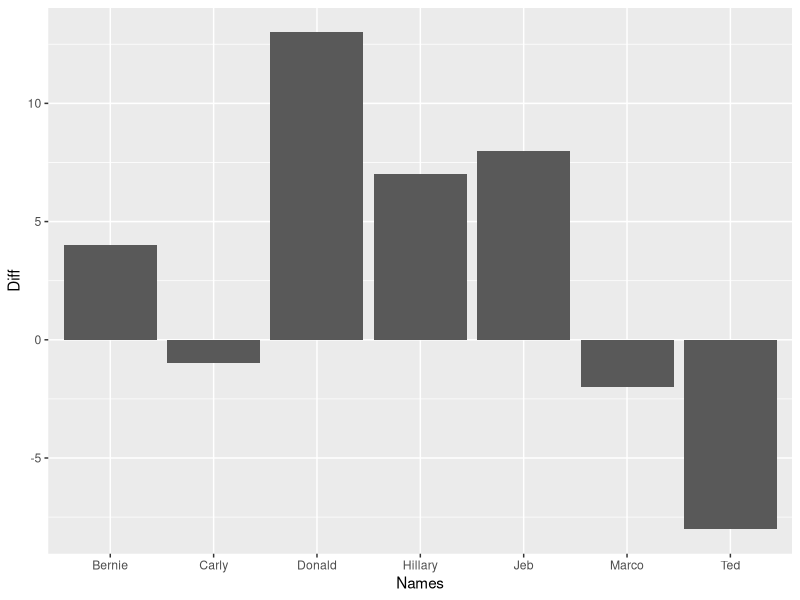

The R source for this figure:
#install.packages("tidyverse")
library("ggplot2")

Names <- c("Jeb", "Donald", "Ted", "Marco", "Carly", "Hillary", "Bernie")
ABC_poll <- c(4, 62, 51, 21, 2, 14, 15)
CBS_poll <- c(12, 75, 43, 19, 1, 21, 19)

df_polls <- data.frame(Names, ABC_poll, CBS_poll)
str(df_polls)
head(df_polls)

# ABC
mean(df_polls$ABC_poll)
median(df_polls$ABC_poll)
range(df_polls$ABC_poll)

# CBS
mean(df_polls$CBS_poll)
median(df_polls$CBS_poll)
range(df_polls$CBS_poll)

# Both
range(df_polls[, c("ABC_poll", "CBS_poll")])
df_polls$Diff <- df_polls$CBS_poll - df_polls$ABC_poll
df_polls

ggplot(df_polls, aes(Names, Diff)) +
  geom_bar(stat = "identity")
